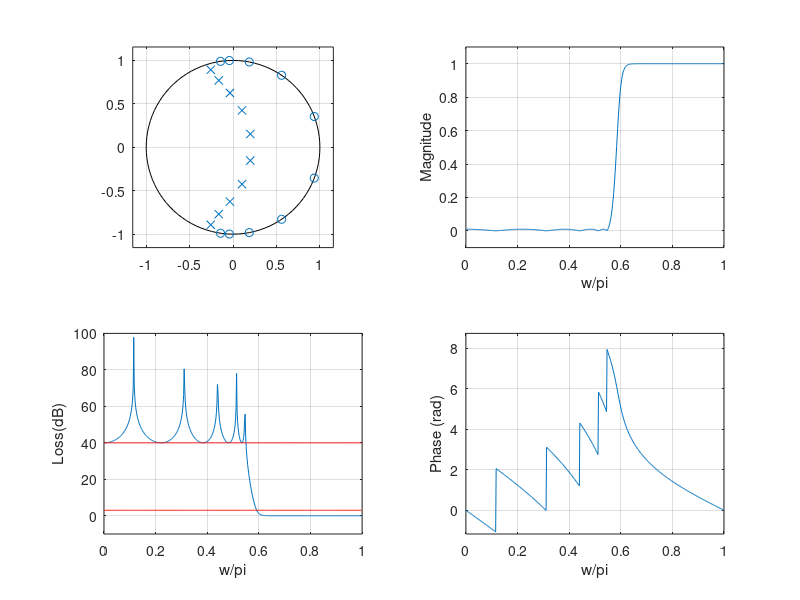

Reproduce this figure in MATLAB.
%%
% Elliptic and Cheby2 filters
%%
clear all; clf
ind=input('elliptic bpf (1) or cheby2 hpf (2)?  ')
if ind==1,
[b1,a1]=ellip(10,0.1,40,[0.45 0.55]);
else
[b1,a1]=cheby2(10,40, 0.55,'high');
end
[H1,w]=freqz(b1,a1);
figure(1)
subplot(221)
zplane(b1,a1)
mag=abs(H1);
phase=unwrap(angle(H1));
subplot(222)
plot(w/pi,mag)
axis([0 1 -0.1 1.1*max(mag)])
ylabel('Magnitude')
xlabel('w/pi')
grid
thres=3*ones(1,length(w));
thres2=40*ones(1,length(w));
subplot(223)
plot(w/pi,-20*log10(mag),w/pi,thres,'r'); axis([0 1 -10  100])
hold on
plot(w/pi,thres2,'r')
hold off
ylabel('Loss(dB)'); xlabel('w/pi'); grid
subplot(224)
plot(w/pi,phase)
axis([0 1 1.1*min(phase) 1.1*max(phase)])
ylabel('Phase (rad)')
xlabel('w/pi')
grid
